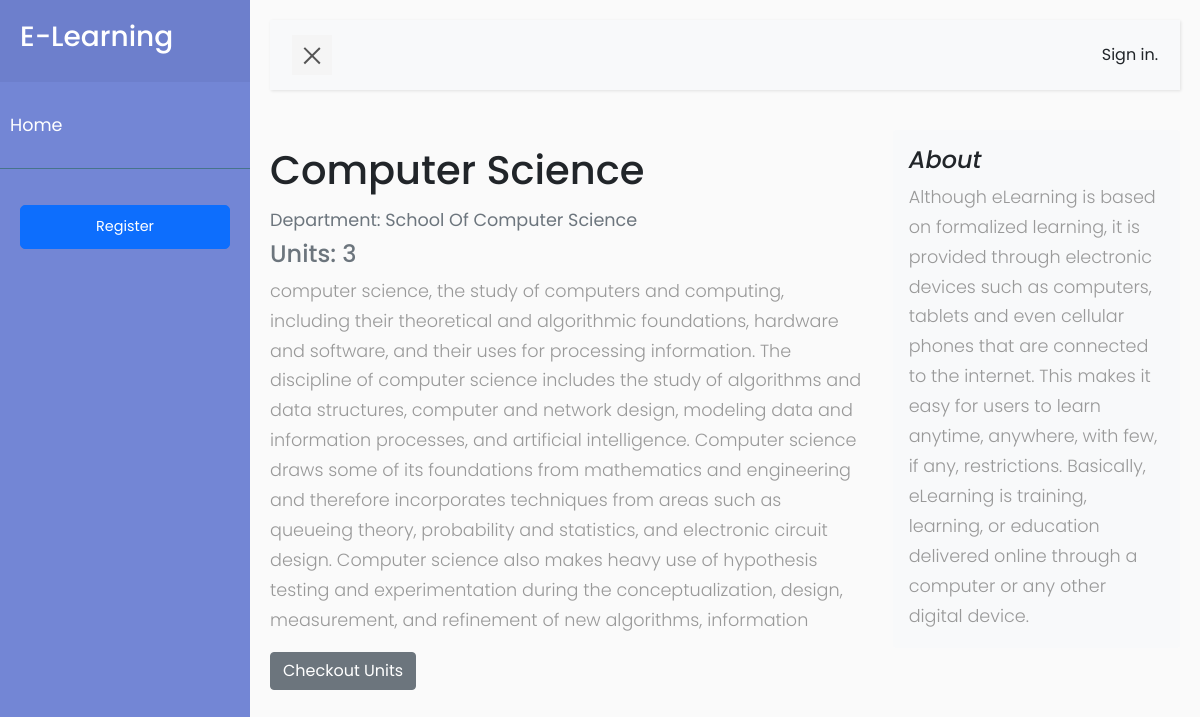
Page /computer-science/ on the committed database.
### courses/models.py (models this page shows, shortened)
class Course(models.Model):
    programme = models.ForeignKey(Programme, related_name='course_programme', on_delete=models.CASCADE)
    department = models.ForeignKey(Departments, related_name='department', on_delete=models.CASCADE)
    courses = models.CharField(max_length=200)
    slug = models.SlugField(unique=True)
    overview = models.TextField()

class Departments(models.Model):
    programme = models.ForeignKey(Programme, related_name='programme', on_delete=models.CASCADE)
    title = models.CharField(max_length=250, default='Department')
    slug = models.SlugField(unique=True)
    def __str__(self):
        return self.title

### courses/views.py (the view)
# urls.py: path('<slug>/', views.CourseDetailView.as_view(), name='course_details'),
class CourseDetailView(DetailView):
    model = Course
    template_name = 'courses/list/course_detail.html'

### courses/templates/courses/list/course_detail.html (shortened to what this page needs)
{% extends 'base.html' %}
{% block content %}
    <div class="row">
        <div class="col-md-8">
            <p><h1 class="card-title">{{ object.courses }}</h1></p>
            <p class="card-subtitle mb-1 text-muted"><b>Department: {{ object.department }}</b></p>
            <div class="mb-1 text-muted"><h4>Units: {{ object.course.count }}</h4></div>
            <p>{{ object.overview }}</p>
            <a class="btn btn-secondary" href="{% url 'list_semester_units' object.id %}" role="button">Checkout Units</a>
        </div>
        <aside class="col-md-4 blog-sidebar">
          <div class="p-3 mb-3 bg-light rounded">
            <h4 class="font-italic">About</h4>
            <p class="mb-0"><em></em>Although eLearning is based on formalized learning, it is provided through electronic devices such as computers, tablets and even cellular phones that are connected to the internet. This makes it easy for users to learn anytime, anywhere, with few, if any, restrictions. Basically, eLearning is training, learning, or education delivered online through a computer or any other digital device.</p>
          </div>
        </aside>
        </div>
    </div>
{% endblock %}

### courses/static/css/style5.css (style rules this page uses)
body { font-family: 'Poppins', sans-serif; background: #fafafa; }
p { font-family: 'Poppins', sans-serif; font-size: 1.1em; font-weight: 300; line-height: 1.7em; color: #999; }
a, a:hover, a:focus { color: inherit; text-decoration: none; transition: all 0.3s; }

### rows in the picture
Course: courses "Computer Science", department "School Of Computer Science", course.count "3", overview "computer science, the study of computers and computing, including their theoretical and algorithmic foundations, hardware and software, and their uses for processing information. The discipline of computer science includes the study of algorithms and data structures, computer and network design, modeling data and information processes, and artificial intelligence. Computer science draws some of its foundations from mathematics and engineering and therefore incorporates techniques from areas such as queueing theory, probability and statistics, and electronic circuit design. Computer science also makes heavy use of hypothesis testing and experimentation during the conceptualization, design,…"
